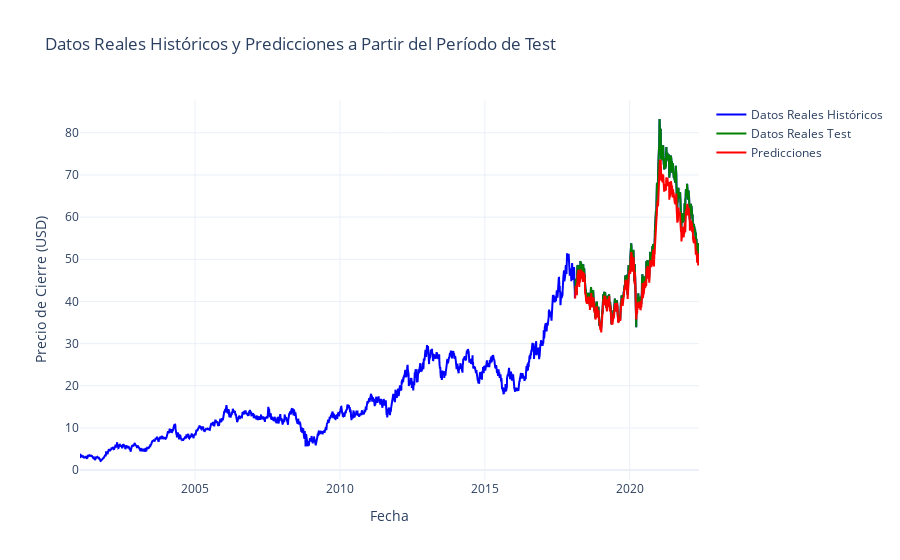

The notebook cell this image was saved under:
### Markdown cell above
### Graficar y Visualizar

### Code cell
import plotly.graph_objects as go

# 1. Obtener todas las fechas y datos reales del DataFrame completo
all_dates = historical_data["Date"].tolist()
all_close_prices = historical_data["Close"].tolist()

# 2. Extraer las fechas correspondientes al conjunto de prueba.
# Dado que al generar secuencias se pierden los primeros "time_steps" registros,
# el conjunto de prueba empieza en la posición: train_size_hist + time_steps.
test_dates = historical_data["Date"].iloc[train_size_hist + time_steps :].tolist()

# 3. Crear la gráfica en Plotly
fig = go.Figure()

# Trazo 1: Toda la serie real de precios (histórica)
fig.add_trace(
    go.Scatter(
        x=all_dates,
        y=all_close_prices,
        mode="lines",
        name="Datos Reales Históricos",
        line=dict(color="blue"),
    )
)

# Trazo 2: Datos reales del conjunto de prueba (sobre el período de predicción)
fig.add_trace(
    go.Scatter(
        x=test_dates,
        y=y_test_actual,
        mode="lines",
        name="Datos Reales Test",
        line=dict(color="green"),
    )
)

# Trazo 3: Predicciones del modelo para el conjunto de prueba
fig.add_trace(
    go.Scatter(
        x=test_dates,
        y=y_final_pred,
        mode="lines",
        name="Predicciones",
        line=dict(color="red"),
    )
)

# Actualizar layout de la gráfica
fig.update_layout(
    title="Datos Reales Históricos y Predicciones a Partir del Período de Test",
    xaxis_title="Fecha",
    yaxis_title="Precio de Cierre (USD)",
    template="plotly_white",
)

fig.show()

### Figure 1 — Plotly figure (JSON) as saved in the notebook; plotly's stock layout.template omitted (floating-point values rounded to 4 significant figures; data arrays with more than 128 entries replaced by an {"elided": "..."} marker saying what was removed)
{"data": [{"line": {"color": "blue"}, "mode": "lines", "name": "Datos Reales Históricos", "type": "scatter", "x": {"elided": "5223 str values"}, "y": {"elided": "5223 float values"}}, {"line": {"color": "green"}, "mode": "lines", "name": "Datos Reales Test", "type": "scatter", "x": {"elided": "1033 str values"}, "y": {"elided": "1033 float values"}}, {"line": {"color": "red"}, "mode": "lines", "name": "Predicciones", "type": "scatter", "x": {"elided": "1033 str values"}, "y": {"elided": "1033 float values"}}], "layout": {"title": {"text": "Datos Reales Históricos y Predicciones a Partir del Período de Test"}, "xaxis": {"title": {"text": "Fecha"}}, "yaxis": {"title": {"text": "Precio de Cierre (USD)"}}}}
